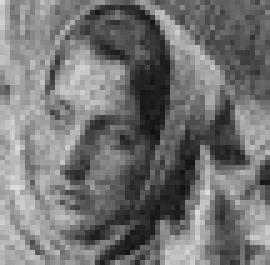
#> input picture noise filtering submission/1.png, 54 x 53 px, shrunk from 201 x 200 before the run (shown 5 times larger)
$ python 180596E.py
#> lines starting #> are read from the running program, lines starting #| are printed output that depends on the picture
#importing required libraries
# from skimage.exposure import rescale_intensity
# import matplotlib.pyplot as plt
import numpy as np
import cv2

def WrapEdge(image,filter_size):
    image_array=image.tolist()[::]

    n_edge=filter_size//2
    for l in range (n_edge):
        for i in range (len(image_array)):
            last=image_array[i][-1]
            first=image_array[i][0]
            image_array[i].insert(0,last)
            image_array[i].append(first)
        lastt=image_array[-1]
        firstt=image_array[0]
        image_array.insert(0,lastt[::])
        image_array.append(firstt[::])

    return np.array(image_array)

def meanFiltering(image,filter_size):
    new_image=[]
    image_array=image.tolist()
    temp_image=[]

    filter=[[1] * filter_size] * filter_size

    #populating temp_image
    for i in range(filter_size):
        inte=[]
        for j in range (filter_size):
            inte.append(0)
        temp_image.append(inte)

    for i in range (0,len(image)-filter_size+1):
        temp=[]
        for j in range (0,len(image[0])-filter_size+1):
            temp_t=0
            for k in range (i,i+filter_size):
                for l in range (j,j+filter_size):
                    temp_t+=image[k][l]*filter[k-i][l-j]
            temp.append(int(round(temp_t/(filter_size**2))))
        new_image.append(temp)
    new_image=np.array(new_image)
    return new_image

def medianFiltering(image,filter_size):
    new_image=[]
    image_array=image.tolist()
    temp_image=[]

    #populating temp_image
    for i in range(filter_size):
        inte=[]
        for j in range (filter_size):
            inte.append(0)
        temp_image.append(inte)

    for i in range (0,len(image)-filter_size+1):
        temp=[]
        for j in range (0,len(image[0])-filter_size+1):
            temp_t=[]
            for k in range (i,i+filter_size):
                for l in range (j,j+filter_size):
                    temp_t.append(image[k][l])
            temp_t.sort()
            temp.append(temp_t[len(temp_t)//2])
        new_image.append(temp)
    new_image=np.array(new_image)
    return new_image

def midPointFiltering(image,filter_size):
    new_image=[]
    image_array=image.tolist()
    temp_image=[]


    #populating temp_image
    for i in range(filter_size):
        inte=[]
        for j in range (filter_size):
            inte.append(0)
        temp_image.append(inte)

    for i in range (0,len(image)-filter_size+1):
        temp=[]
        for j in range (0,len(image[0])-filter_size+1):
            temp_t=[]
            for k in range (i,i+filter_size):
                for l in range (j,j+filter_size):
                    temp_t.append(image[k][l])
            temp.append(int(round(max(temp_t)+min(temp_t))/2))
        new_image.append(temp)
    new_image=np.array(new_image)
    return new_image


def filtering(image,filter_size):
    images=[]
    image_R=image[:,:,0]
    image_G=image[:,:,1]
    image_B=image[:,:,2]

    image_F_R_med=medianFiltering(WrapEdge(image_R,filter_size),filter_size)
    image_F_G_med=medianFiltering(WrapEdge(image_G,filter_size),filter_size)
    image_F_B_med=medianFiltering(WrapEdge(image_B,filter_size),filter_size)

    rgb_med = (image_F_R_med[..., np.newaxis], image_F_G_med[..., np.newaxis], image_F_B_med[..., np.newaxis])
    rgb_med= np.concatenate(rgb_med, axis=-1)
    images.append(rgb_med)


    image_F_R_mean=meanFiltering(WrapEdge(image_R,filter_size),filter_size)
    image_F_G_mean=meanFiltering(WrapEdge(image_G,filter_size),filter_size)
    image_F_B_mean=meanFiltering(WrapEdge(image_B,filter_size),filter_size)

    rgb_mean = (image_F_R_mean[..., np.newaxis], image_F_G_mean[..., np.newaxis], image_F_B_mean[..., np.newaxis])
    rgb_mean= np.concatenate(rgb_mean, axis=-1)
    images.append(rgb_mean)

    image_F_R_mid=midPointFiltering(WrapEdge(image_R,filter_size),filter_size)
    image_F_G_mid=midPointFiltering(WrapEdge(image_G,filter_size),filter_size)
    image_F_B_mid=midPointFiltering(WrapEdge(image_B,filter_size),filter_size)

    rgb_mid = (image_F_R_mid[..., np.newaxis], image_F_G_mid[..., np.newaxis], image_F_B_mid[..., np.newaxis])
    rgb_mid= np.concatenate(rgb_mid, axis=-1)
    images.append(rgb_mid)


    return images


import os
# cwd=os.getcwd()
def load_images_from_folder(folder,filter_size):
#> called with folder = 'noise filtering submission', filter_size = 3
    images = []
    for filename in os.listdir(folder):
        if filename.endswith(('.jpeg','.png','.jpg')):
            img = cv2.imread(os.path.join(folder,filename))
#> img is the input picture: shape (53, 54, 3); min 18, max 222, mean 115.2
            print(filename)
            if img is not None:
                images.append(img)
                filterd_images=filtering(img,filter_size)
#> in WrapEdge, `image_array=image.tolist()[::]`: image_array = 53 items
#> after the loop in WrapEdge, `for l in range (n_edge):`: image_array = 55 items
#> in WrapEdge, `return np.array(image_array)`:
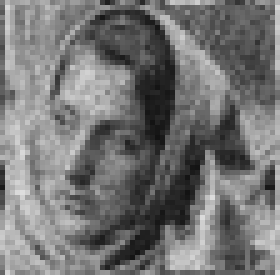
#> returned value: shape (55, 56) int64 (shown 5 times larger); min 18, max 222, mean 116.7
#> in medianFiltering, `new_image=[]`: new_image = []
#> in medianFiltering, `image_array=image.tolist()`: image_array = 55 items
#> the loop in medianFiltering, `for i in range (0,len(image)-filter_size+1):` made 53 passes
#> after the loop in medianFiltering, `for i in range (0,len(image)-filter_size+1):`: new_image = 53 items
#> in medianFiltering, `new_image=np.array(new_image)`:
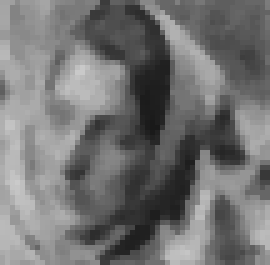
#> new_image: shape (53, 54) int64 (shown 5 times larger); min 25, max 202, mean 115
#> the loop in medianFiltering (call 2), `for i in range (0,len(image)-filter_size+1):` made 53 passes
#> in meanFiltering, `new_image=[]`: new_image = []
#> in meanFiltering, `image_array=image.tolist()`: image_array = 55 items
#> the loop in meanFiltering, `for i in range (0,len(image)-filter_size+1):` made 53 passes
#> after the loop in meanFiltering, `for i in range (0,len(image)-filter_size+1):`: new_image = 53 items
#> in meanFiltering, `new_image=np.array(new_image)`:
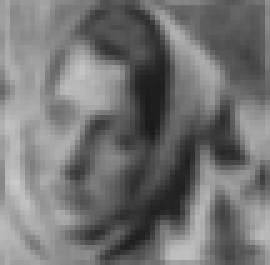
#> new_image: shape (53, 54) int64 (shown 5 times larger); min 26, max 202, mean 115.2
#> the loop in meanFiltering (call 2), `for i in range (0,len(image)-filter_size+1):` made 53 passes
#> in midPointFiltering, `new_image=[]`: new_image = []
#> in midPointFiltering, `image_array=image.tolist()`: image_array = 55 items
#> the loop in midPointFiltering, `for i in range (0,len(image)-filter_size+1):` made 53 passes
#> after the loop in midPointFiltering, `for i in range (0,len(image)-filter_size+1):`: new_image = 53 items
#> the loop in midPointFiltering (call 2), `for i in range (0,len(image)-filter_size+1):` made 53 passes
#> filterd_images = 3 items
                for i in range(len(filterd_images)):
                    if (i==0):
                        filename1="median_"+filename
                        cv2.imwrite(filename1,filterd_images[i])
                    elif (i==1):
                        filename2="mean_"+filename
                        cv2.imwrite(filename2,filterd_images[i])
                    elif (i==2):
                        filename3="midPoint_"+filename
                        cv2.imwrite(filename3,filterd_images[i])
#> this loop made 3 passes
#> filename1 on pass 1: 'median_1.png'
#> pass 3 of the loop in load_images_from_folder, `for filename in os.listdir(folder):`:
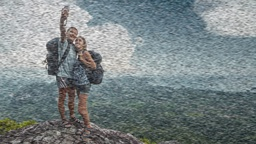
#> input picture noise filtering submission/3.jpg, 256 x 144 px, shrunk from 960 x 540 before the run
#> in load_images_from_folder, img is the input picture: shape (144, 256, 3); mean B, G, R 134.1, 132.4, 122.3
#> image_R: shape (144, 256)
#> in WrapEdge (call 12), `image_array=image.tolist()[::]`: image_array = 144 items
#> after the loop in WrapEdge (call 12), `for l in range (n_edge):`: image_array = 146 items
#> in WrapEdge (call 12), `return np.array(image_array)`:
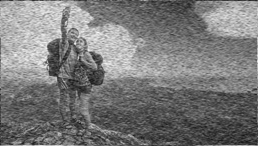
#> returned value: shape (146, 258) int64; min 19, max 247, mean 122.1
#> rgb_med: shape (144, 256, 3) int64
#> rgb_mean: shape (144, 256, 3) int64
#> in filtering (call 2), `rgb_mid= np.concatenate(rgb_mid, axis=-1)`:
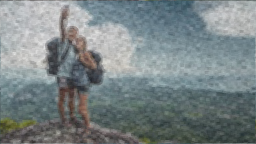
#> rgb_mid: shape (144, 256, 3) int64; mean of channels 0, 1, 2 133.9, 132.2, 122; drawn as B, G, R
#> the loop in load_images_from_folder, `for i in range(len(filterd_images)):` made 3 passes

    return images


if __name__ == '__main__':
    import argparse

    parser = argparse.ArgumentParser()
    parser.add_argument("--filter_size",type=int,default=3)
    cwd=os.getcwd()
    parser.add_argument("--path",type=str,default=cwd)

    args = parser.parse_args()
    load_images_from_folder(args.path,args.filter_size)
